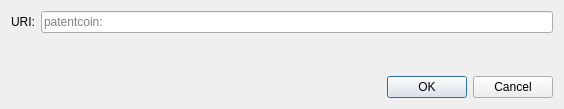
<?xml version="1.0" encoding="UTF-8"?>
<ui version="4.0">
 <class>OpenURIDialog</class>
 <widget class="QDialog" name="OpenURIDialog">
  <property name="geometry">
   <rect>
    <x>0</x>
    <y>0</y>
    <width>564</width>
    <height>109</height>
   </rect>
  </property>
  <property name="windowTitle">
   <string>Open patentcoin URI</string>
  </property>
  <layout class="QVBoxLayout" name="verticalLayout">
   <item>
    <layout class="QHBoxLayout" name="horizontalLayout">
     <item>
      <widget class="QLabel" name="label">
       <property name="text">
        <string>URI:</string>
       </property>
      </widget>
     </item>
     <item>
      <widget class="QValidatedLineEdit" name="uriEdit">
       <property name="placeholderText">
        <string notr="true">patentcoin:</string>
       </property>
      </widget>
     </item>
    </layout>
   </item>
   <item>
    <spacer name="verticalSpacer">
     <property name="orientation">
      <enum>Qt::Vertical</enum>
     </property>
     <property name="sizeHint" stdset="0">
      <size>
       <width>20</width>
       <height>40</height>
      </size>
     </property>
    </spacer>
   </item>
   <item>
    <widget class="QDialogButtonBox" name="buttonBox">
     <property name="orientation">
      <enum>Qt::Horizontal</enum>
     </property>
     <property name="standardButtons">
      <set>QDialogButtonBox::Cancel|QDialogButtonBox::Ok</set>
     </property>
    </widget>
   </item>
  </layout>
 </widget>
 <customwidgets>
  <customwidget>
   <class>QValidatedLineEdit</class>
   <extends>QLineEdit</extends>
   <header>qt/qvalidatedlineedit.h</header>
  </customwidget>
 </customwidgets>
 <resources/>
 <connections>
  <connection>
   <sender>buttonBox</sender>
   <signal>accepted()</signal>
   <receiver>OpenURIDialog</receiver>
   <slot>accept()</slot>
   <hints>
    <hint type="sourcelabel">
     <x>248</x>
     <y>254</y>
    </hint>
    <hint type="destinationlabel">
     <x>157</x>
     <y>274</y>
    </hint>
   </hints>
  </connection>
  <connection>
   <sender>buttonBox</sender>
   <signal>rejected()</signal>
   <receiver>OpenURIDialog</receiver>
   <slot>reject()</slot>
   <hints>
    <hint type="sourcelabel">
     <x>316</x>
     <y>260</y>
    </hint>
    <hint type="destinationlabel">
     <x>286</x>
     <y>274</y>
    </hint>
   </hints>
  </connection>
 </connections>
</ui>
